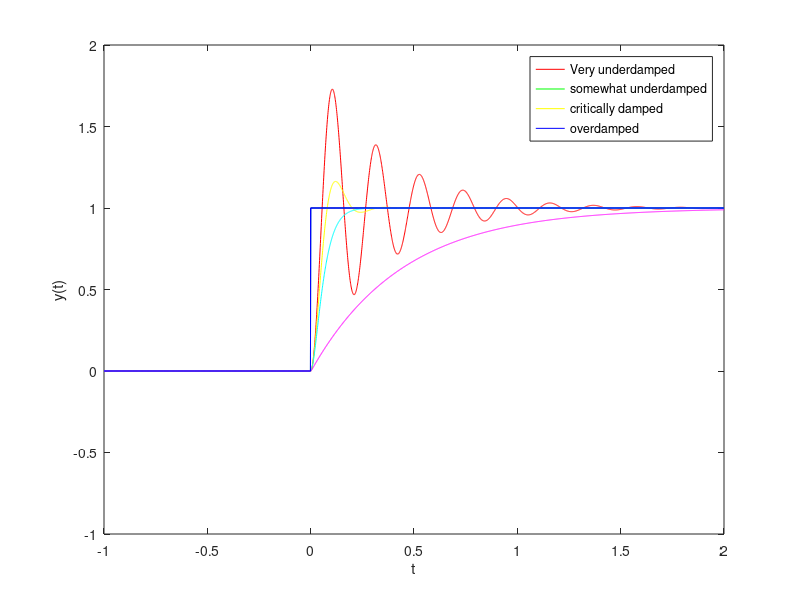

MATLAB code to generate this figure:
%function susp(M, k, beta);
% SUSP Simulate suspension
% susp(M, k, beta)
%
% % Produces a plot of the displacement of the suspension, x,
% as a function of time, given parameters
% M (mass), k (spring constant) and beta (damping)
%
% Farnam Adelkhani (9-23-2016)
clc;
M=[0.1,1,10];
K=[90,900,9000];
Beta=[6,30,60,400];

%for #7 M=1, k=900 and Beta....
F=K(2);
t=-1:0.001:2;
f=[zeros(1,1000),ones(1,2001)];

sys=tf(F/M(2),[1 Beta(1)/M(2) K(2)/M(2)]);
    y=lsim(sys,f,t);
    figure(2);   
plot(t,y,'r',t,f,'g');
xlabel('t');
ylabel('y(t)');
ylim([-1 2]);
warning off;
    hold on

    sys=tf(F/M(2),[1 Beta(2)/M(2) K(2)/M(2)]);
    y=lsim(sys,f,t);
    figure(2);   
plot(t,y,'y',t,f,'b');
xlabel('t');
ylabel('y(t)');
ylim([-1 2]);
warning off;

    sys=tf(F/M(2),[1 Beta(3)/M(2) K(2)/M(2)]);
    y=lsim(sys,f,t);
    figure(2);   
plot(t,y,'c',t,f,'b');
xlabel('t');
ylabel('y(t)');
ylim([-1 2]);
warning off;

    sys=tf(F/M(2),[1 Beta(4)/M(2) K(2)/M(2)]);
    y=lsim(sys,f,t);
plot(t,y,'m',t,f,'b');
xlabel('t');
ylabel('y(t)');
ylim([-1 2]);
warning off;
legend('Very underdamped','somewhat underdamped',...
    'critically damped','overdamped')
%undamped it will swing back-n-forth at a frequency.
%overdamped it will return to closed without oscillating.

